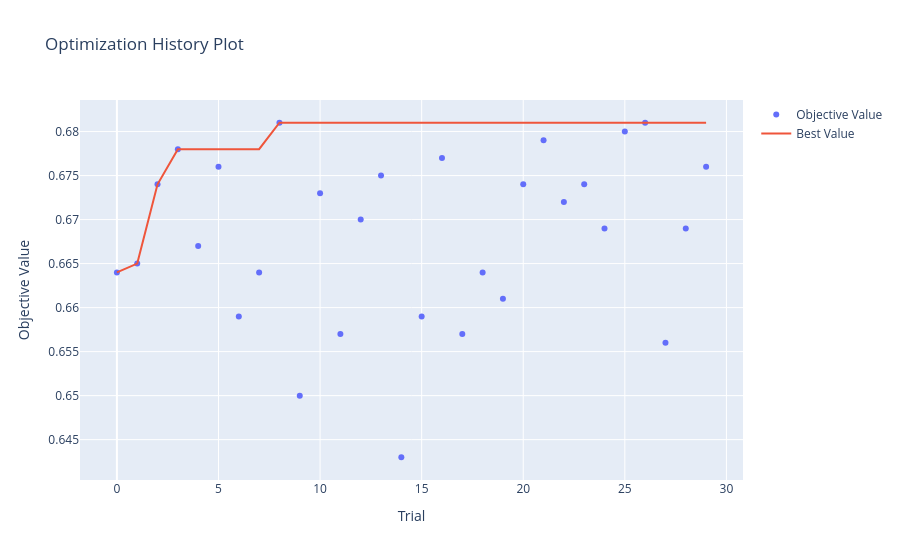

The notebook cell saved with this chart:
### Markdown cell above
### 1. Optimization History: How did we improve over time?

### Code cell
# Plot optimization history
fig = plot_optimization_history(study)
fig.show()

print("""
📈 WHAT THIS SHOWS:
- X-axis: Trial number
- Y-axis: Accuracy achieved
- Blue dots: Each trial's result
- Red line: Best value so far

INSIGHTS:
✅ Early trials explore randomly
✅ Later trials focus on promising regions
✅ Red line plateaus = we found near-optimal params
""")

### Figure 1 — Plotly figure (JSON) as saved in the notebook; plotly's stock layout.template omitted (floating-point values rounded to 4 significant figures)
{"data": [{"mode": "markers", "name": "Objective Value", "type": "scatter", "x": [0, 1, 2, 3, 4, 5, 6, 7, 8, 9, 10, 11, 12, 13, 14, 15, 16, 17, 18, 19, 20, 21, 22, 23, 24, 25, 26, 27, 28, 29], "y": [0.664, 0.665, 0.674, 0.678, 0.667, 0.676, 0.659, 0.664, 0.681, 0.65, 0.673, 0.657, 0.67, 0.675, 0.643, 0.659, 0.677, 0.657, 0.664, 0.661, 0.674, 0.679, 0.672, 0.674, 0.669, 0.68, 0.681, 0.656, 0.669, 0.676]}, {"mode": "lines", "name": "Best Value", "type": "scatter", "x": [0, 1, 2, 3, 4, 5, 6, 7, 8, 9, 10, 11, 12, 13, 14, 15, 16, 17, 18, 19, 20, 21, 22, 23, 24, 25, 26, 27, 28, 29], "y": [0.664, 0.665, 0.674, 0.678, 0.678, 0.678, 0.678, 0.678, 0.681, 0.681, 0.681, 0.681, 0.681, 0.681, 0.681, 0.681, 0.681, 0.681, 0.681, 0.681, 0.681, 0.681, 0.681, 0.681, 0.681, 0.681, 0.681, 0.681, 0.681, 0.681]}, {"marker": {"color": "#cccccc"}, "mode": "markers", "name": "Infeasible Trial", "showlegend": false, "type": "scatter", "x": [], "y": []}], "layout": {"title": {"text": "Optimization History Plot"}, "xaxis": {"title": {"text": "Trial"}}, "yaxis": {"title": {"text": "Objective Value"}}}}
